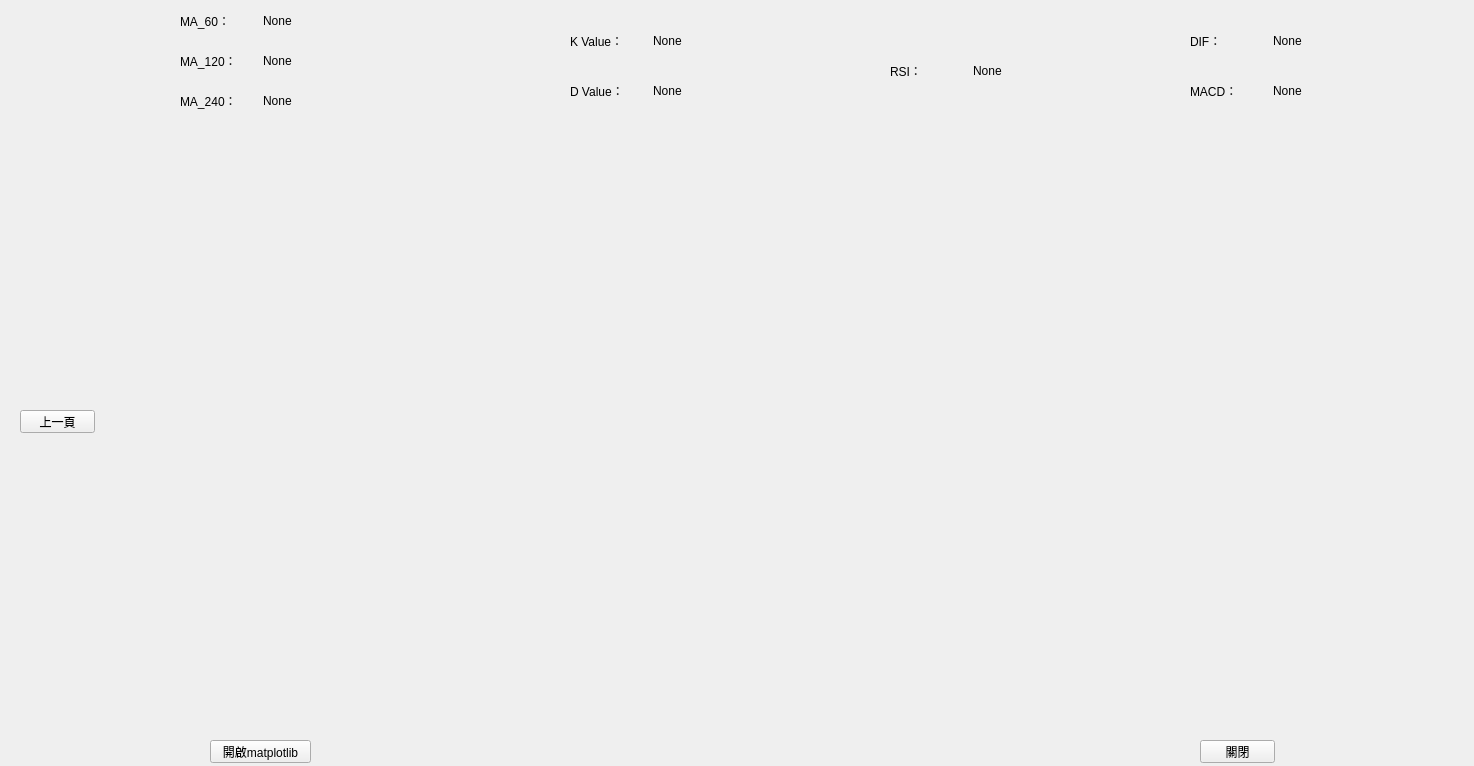
<?xml version="1.0" encoding="UTF-8"?>
<ui version="4.0">
 <class>FormHello</class>
 <widget class="QWidget" name="FormHello">
  <property name="geometry">
   <rect>
    <x>0</x>
    <y>0</y>
    <width>1474</width>
    <height>766</height>
   </rect>
  </property>
  <property name="windowTitle">
   <string>Demo2_2</string>
  </property>
  <widget class="QWidget" name="verticalLayoutWidget">
   <property name="geometry">
    <rect>
     <x>140</x>
     <y>140</y>
     <width>1211</width>
     <height>581</height>
    </rect>
   </property>
   <layout class="QVBoxLayout" name="verticalLayout"/>
  </widget>
  <widget class="QPushButton" name="pushButton">
   <property name="geometry">
    <rect>
     <x>210</x>
     <y>740</y>
     <width>101</width>
     <height>23</height>
    </rect>
   </property>
   <property name="text">
    <string>開啟matplotlib</string>
   </property>
  </widget>
  <widget class="QPushButton" name="pushButton_2">
   <property name="geometry">
    <rect>
     <x>1200</x>
     <y>740</y>
     <width>75</width>
     <height>23</height>
    </rect>
   </property>
   <property name="text">
    <string>關閉</string>
   </property>
  </widget>
  <widget class="QWidget" name="horizontalLayoutWidget">
   <property name="geometry">
    <rect>
     <x>180</x>
     <y>10</y>
     <width>160</width>
     <height>21</height>
    </rect>
   </property>
   <layout class="QHBoxLayout" name="horizontalLayout">
    <item>
     <widget class="QLabel" name="label_2">
      <property name="text">
       <string>MA_60：</string>
      </property>
     </widget>
    </item>
    <item>
     <widget class="QLabel" name="label">
      <property name="text">
       <string>None</string>
      </property>
     </widget>
    </item>
   </layout>
  </widget>
  <widget class="QWidget" name="horizontalLayoutWidget_2">
   <property name="geometry">
    <rect>
     <x>570</x>
     <y>30</y>
     <width>160</width>
     <height>21</height>
    </rect>
   </property>
   <layout class="QHBoxLayout" name="horizontalLayout_2">
    <item>
     <widget class="QLabel" name="label_8">
      <property name="text">
       <string>K Value：</string>
      </property>
     </widget>
    </item>
    <item>
     <widget class="QLabel" name="label_7">
      <property name="text">
       <string>None</string>
      </property>
     </widget>
    </item>
   </layout>
  </widget>
  <widget class="QWidget" name="horizontalLayoutWidget_3">
   <property name="geometry">
    <rect>
     <x>890</x>
     <y>60</y>
     <width>160</width>
     <height>21</height>
    </rect>
   </property>
   <layout class="QHBoxLayout" name="horizontalLayout_3">
    <item>
     <widget class="QLabel" name="label_12">
      <property name="text">
       <string>RSI：</string>
      </property>
     </widget>
    </item>
    <item>
     <widget class="QLabel" name="label_11">
      <property name="text">
       <string>None</string>
      </property>
     </widget>
    </item>
   </layout>
  </widget>
  <widget class="QWidget" name="horizontalLayoutWidget_4">
   <property name="geometry">
    <rect>
     <x>1190</x>
     <y>30</y>
     <width>160</width>
     <height>21</height>
    </rect>
   </property>
   <layout class="QHBoxLayout" name="horizontalLayout_4">
    <item>
     <widget class="QLabel" name="label_14">
      <property name="text">
       <string>DIF：</string>
      </property>
     </widget>
    </item>
    <item>
     <widget class="QLabel" name="label_13">
      <property name="text">
       <string>None</string>
      </property>
     </widget>
    </item>
   </layout>
  </widget>
  <widget class="QWidget" name="horizontalLayoutWidget_5">
   <property name="geometry">
    <rect>
     <x>180</x>
     <y>50</y>
     <width>160</width>
     <height>21</height>
    </rect>
   </property>
   <layout class="QHBoxLayout" name="horizontalLayout_5">
    <item>
     <widget class="QLabel" name="label_4">
      <property name="text">
       <string>MA_120：</string>
      </property>
     </widget>
    </item>
    <item>
     <widget class="QLabel" name="label_3">
      <property name="text">
       <string>None</string>
      </property>
     </widget>
    </item>
   </layout>
  </widget>
  <widget class="QWidget" name="horizontalLayoutWidget_6">
   <property name="geometry">
    <rect>
     <x>180</x>
     <y>90</y>
     <width>160</width>
     <height>21</height>
    </rect>
   </property>
   <layout class="QHBoxLayout" name="horizontalLayout_6">
    <item>
     <widget class="QLabel" name="label_6">
      <property name="text">
       <string>MA_240：</string>
      </property>
     </widget>
    </item>
    <item>
     <widget class="QLabel" name="label_5">
      <property name="text">
       <string>None</string>
      </property>
     </widget>
    </item>
   </layout>
  </widget>
  <widget class="QWidget" name="horizontalLayoutWidget_7">
   <property name="geometry">
    <rect>
     <x>570</x>
     <y>80</y>
     <width>160</width>
     <height>21</height>
    </rect>
   </property>
   <layout class="QHBoxLayout" name="horizontalLayout_7">
    <item>
     <widget class="QLabel" name="label_10">
      <property name="text">
       <string>D Value：</string>
      </property>
     </widget>
    </item>
    <item>
     <widget class="QLabel" name="label_9">
      <property name="text">
       <string>None</string>
      </property>
     </widget>
    </item>
   </layout>
  </widget>
  <widget class="QWidget" name="horizontalLayoutWidget_8">
   <property name="geometry">
    <rect>
     <x>1190</x>
     <y>80</y>
     <width>160</width>
     <height>21</height>
    </rect>
   </property>
   <layout class="QHBoxLayout" name="horizontalLayout_8">
    <item>
     <widget class="QLabel" name="label_16">
      <property name="text">
       <string>MACD：</string>
      </property>
     </widget>
    </item>
    <item>
     <widget class="QLabel" name="label_15">
      <property name="text">
       <string>None</string>
      </property>
     </widget>
    </item>
   </layout>
  </widget>
  <widget class="QPushButton" name="pushButton_3">
   <property name="geometry">
    <rect>
     <x>20</x>
     <y>410</y>
     <width>75</width>
     <height>23</height>
    </rect>
   </property>
   <property name="text">
    <string>上一頁</string>
   </property>
  </widget>
 </widget>
 <resources/>
 <connections>
  <connection>
   <sender>pushButton_2</sender>
   <signal>clicked()</signal>
   <receiver>FormHello</receiver>
   <slot>close()</slot>
   <hints>
    <hint type="sourcelabel">
     <x>942</x>
     <y>621</y>
    </hint>
    <hint type="destinationlabel">
     <x>1033</x>
     <y>617</y>
    </hint>
   </hints>
  </connection>
 </connections>
</ui>
